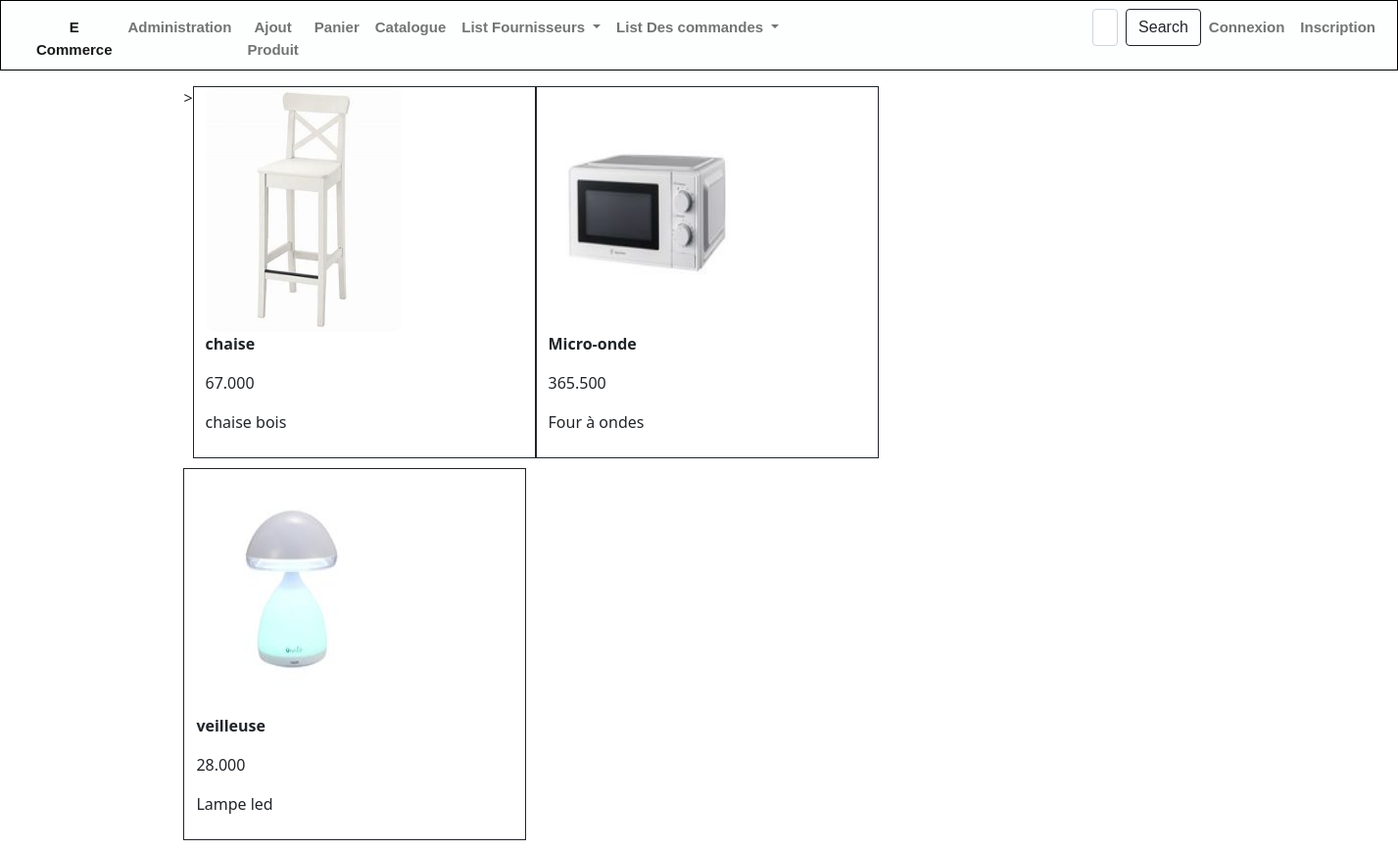
Page /magasin/Catalogue/ on the committed database.
### magasin/models.py (models this page shows, shortened)
class Produit(models.Model):
    Categorie = models.ForeignKey('Categorie', on_delete=models.CASCADE, null=True)
    Fournisseur = models.ForeignKey('Fournisseur', on_delete=models.CASCADE, null=True)
    TYPE_CHOICES=[  ('em','emballé'),
                    ('fr','Frais'),
                    ('cs','Conserve')]
    libelle=models.CharField(max_length=100)
    description=models.TextField(default='non définie')
    prix=models.DecimalField(max_digits=10,decimal_places=3,default=0)
    type=models.CharField(max_length=2,choices=TYPE_CHOICES,default='em')
    img =models.ImageField(upload_to='media/', null=True, blank=True)
    stock = models.IntegerField(default=0)

### magasin/views.py (the view)
# urls.py: path('Catalogue/', views.Catalogue, name='Catalogue'),
def Catalogue(request):
        products= Produit.objects.all()
        context={'products':products}
        return render( request,'magasin/mesProduits.html',context )

### magasin/templates/magasin/mesProduits.html (shortened to what this page needs)
{% extends 'magasin/base.html' %}
{% block content %}
<div class="container-fluid mt-3">
    <div class="row-9" >
        <div id='products' class="col-lg-9 mx-auto" style="border: 10px 10px 10px 10px;border-color: black;">
            <div class="row mx-auto"style="
            border-radius: 40px;">
        >
                {% for product in products %}
                <div id={{product.id}} style="width: 350px; margin-bottom: 10px; box-sizing: border-box; border-style: solid;
                border-width: 1px;padding-bottom: 8px;">
                    <img src="/media/{{product.img}}" style="width: 200px; height: 250px;border-radius: 10px  10px 10px 10px;">
                    <div>
                        <p><b>{{product.libelle}}</b></p>
                        <p>{{product.prix}}</p>
                        <p>{{product.description}}</p>
                    </div>
                </div>
                {% endfor %}
            </div>
        </div>
    </div>
</div>
{% endblock %}

### magasin/templates/magasin/base.html (shortened to what this page needs)
{% load static %}
<!DOCTYPE html>
<html>
<head>
<link href="https://cdn.jsdelivr.net/npm/bootstrap@5.0.2/dist/css/bootstrap.min.css" rel="stylesheet">
<link rel='stylesheet' type='text/css' media='screen' href="{% static 'css/base.css'%}">
</head>
<body>
  <nav class="navbar navbar-expand-lg navbar-light" style="background-color: rgb(253, 255, 255) ;text-align: center ;color: black; font-weight: bold; font-family: 'Franklin Gothic Medium', 'Arial Narrow', Arial, sans-serif; border-style: solid;
  border-width: 1px;font-size: 15px;padding-bottom: 1px;">
            <div class="container-fluid">
              <div class="collapse navbar-collapse" id="navbarNavAltMarkup">
                <div class="navbar-nav">
                  <a class="nav-link active" aria-current="page" href="{% url 'Login' %}">E Commerce</a>
                  <a class="nav-link" href="{% url 'admin:index' %}">Administration</a>
                  <a class="nav-link" href="{% url 'index'%}">Ajout Produit</a>
                  <li class="nav-item ">
                    <a class="nav-link" href="{% url 'contenu_panier' %}">Panier</a>
                    </li>
                  <a class="nav-link" href="{% url 'Catalogue'%}">Catalogue</a>
             <li class="nav-item dropdown">
					<a class="nav-link dropdown-toggle" href="#" id="navbarDropdown" role="button" data-bs-toggle="dropdown" aria-expanded="false">
						List Fournisseurs
					</a>
				  </li>
          <li class="nav-item dropdown">
            <a class="nav-link dropdown-toggle" href="#" id="navbarDropdown" role="button" data-bs-toggle="dropdown" aria-expanded="false">
              List Des commandes
            </a>
            </li>
          <ul>
            <form class="d-flex" method="GET" action="{% url 'search' %}"style="margin-left: 280px;">
              <input type="text" name="q" class="form-control me-2"     placeholder="Search" aria-label="Search">
              <button class="btn btn-outline-dark" type="submit">Search</button>
            </form>
          </ul>
                  <div> <ul class="navbar-nav " style="margin-right: 5px;" >
                    {% if user.is_authenticated %}
                    <li class="nav-item dropdown" >
                      <a class="nav-link dropdown-toggle"  href="#" id="navbarDropdown" role="button" data-bs-toggle="dropdown" aria-expanded="false">
                        {{user}}
                      </a>
                      <ul class="dropdown-menu" aria-labelledby="navbarDropdown" >
                       <li><a class="dropdown-item"    href="{% url 'Logout' %}">Déconnexion</a></li></ul>
                      </li>
                      {% else %}
                    <li class="nav-item active">
                    <a class="nav-link"  href="{% url 'Login' %}">Connexion</a>
                    </li>
                    <li class="nav-item active">
                    <a class="nav-link"  href="{% url 'register' %}">Inscription</a>
                    </li>
                    {% endif %}
                    </ul>
                  </div>
                </div>
              </div>
            </div>
          </nav>
{% block content %} {% endblock %}
</body>
</html>

### rows in the picture
Produit: img (picture), libelle "chaise", prix "67.000", description "chaise bois"
Produit: img (picture), libelle "Micro-onde", prix "365.500", description "Four à ondes"
Produit: img (picture), libelle "veilleuse", prix "28.000", description "Lampe led"
